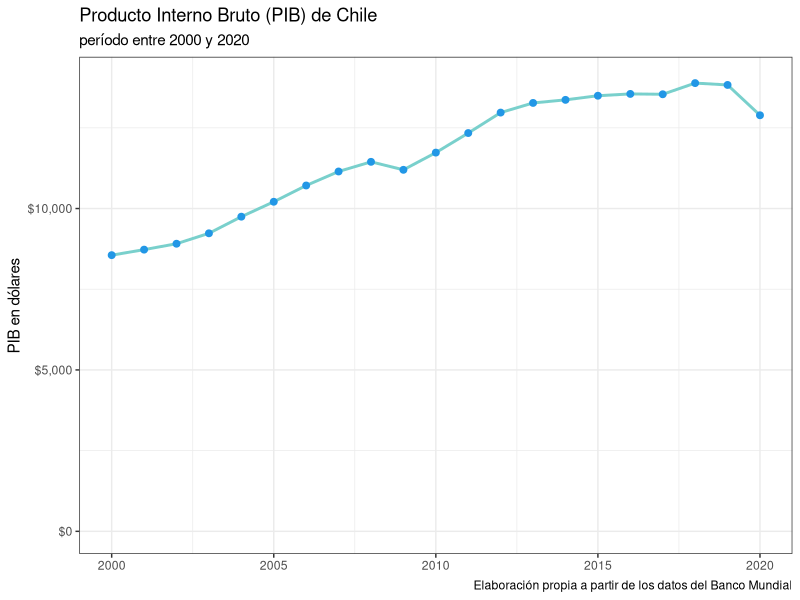
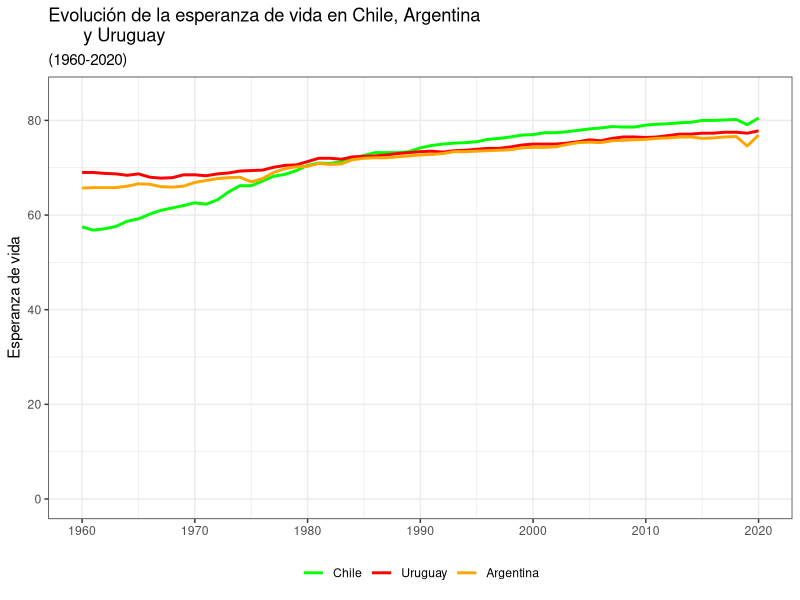
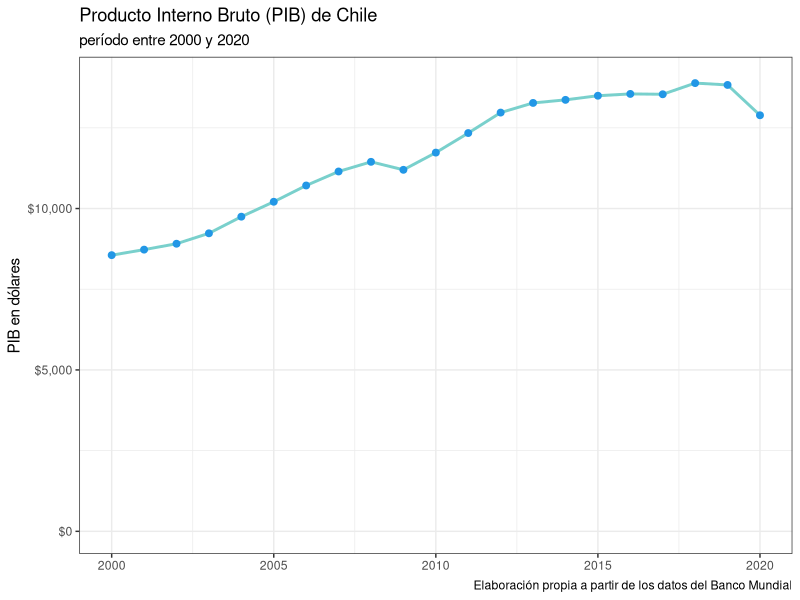

Here is the R script that generated these plots, in order:
# paquetes----
library(readr)
library(dplyr)
library(ggplot2)
library(forcats) #para variables de tipo factor (tipo caracter que
                 #yo defino ciertas categorias fijas)

# importar datos----

desarrollo = read_csv("datos/datos-desarrollo.csv")

#Gráfico 1 :  PIB de Chile----

desarrollo %>% 
  filter(pais == "Chile", anio >= 2000) %>% 
  ggplot(aes(x = anio, y = pib)) + 
  geom_line(color = "#79d0cc", size = 1) + 
  geom_point(color = "20b2aa", size = 2) +
  scale_y_continuous(limits = c(0,14000),
                     labels = scales::dollar) +
  labs(title = "Producto Interno Bruto (PIB) de Chile",
       subtitle = "período entre 2000 y 2020",
       y = "PIB en dólares",
       x = NULL,
       caption = "Elaboración propia a partir de los datos del Banco Mundial")+
  theme_bw()

# Guardar el gráfico con un comando

#guarda el último gráfico que está en plots

ggsave("figura/linea-pib-chile.png")

#Gráfico 2: Vamos a agregar más paises y miraremos otra variable----

colores_paises = c("Chile" = "green",
                   "Argentina" = "orange",
                   "Uruguay" = "red")
desarrollo %>% 
  filter(pais %in% c("Chile", "Argentina", "Uruguay")) %>% 
  ggplot(aes(x = anio, y = esperanza_vida, 
             color = fct_reorder2(pais, anio, esperanza_vida))) + 
  geom_line(size = 1) + 
  scale_y_continuous(limits = c(0, 85)) + 
  scale_x_continuous(breaks = seq(1960, 2020, 10)) + 
  scale_color_manual(values = colores_paises) + 
  labs(title = "Evolución de la esperanza de vida en Chile, Argentina
       y Uruguay",
       subtitle = "(1960-2020)",
       x = NULL,
       y = "Esperanza de vida",
       color = NULL) + #color hace referencia a la leyenda 
  theme_bw() + 
  theme(legend.position = "bottom")







